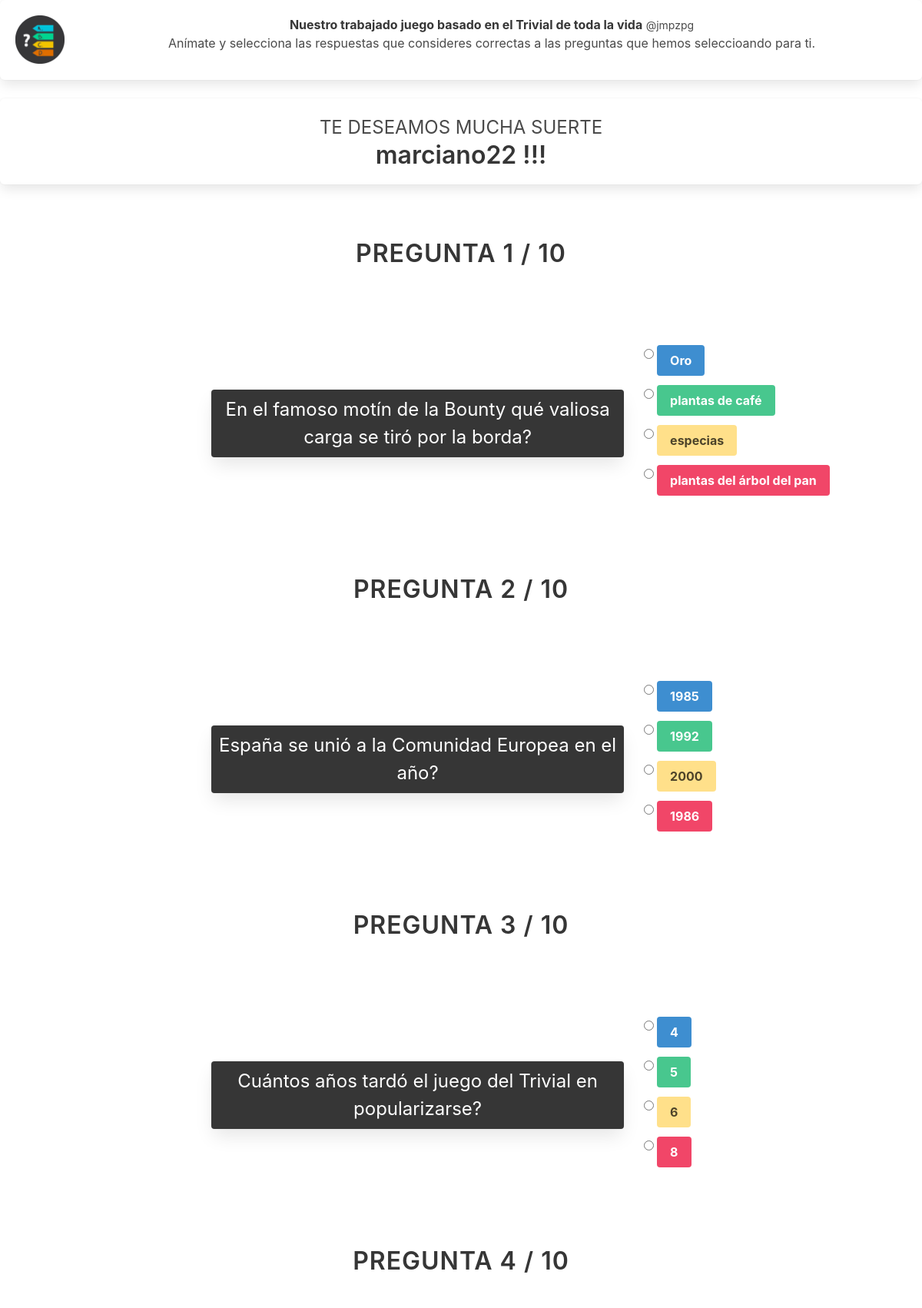
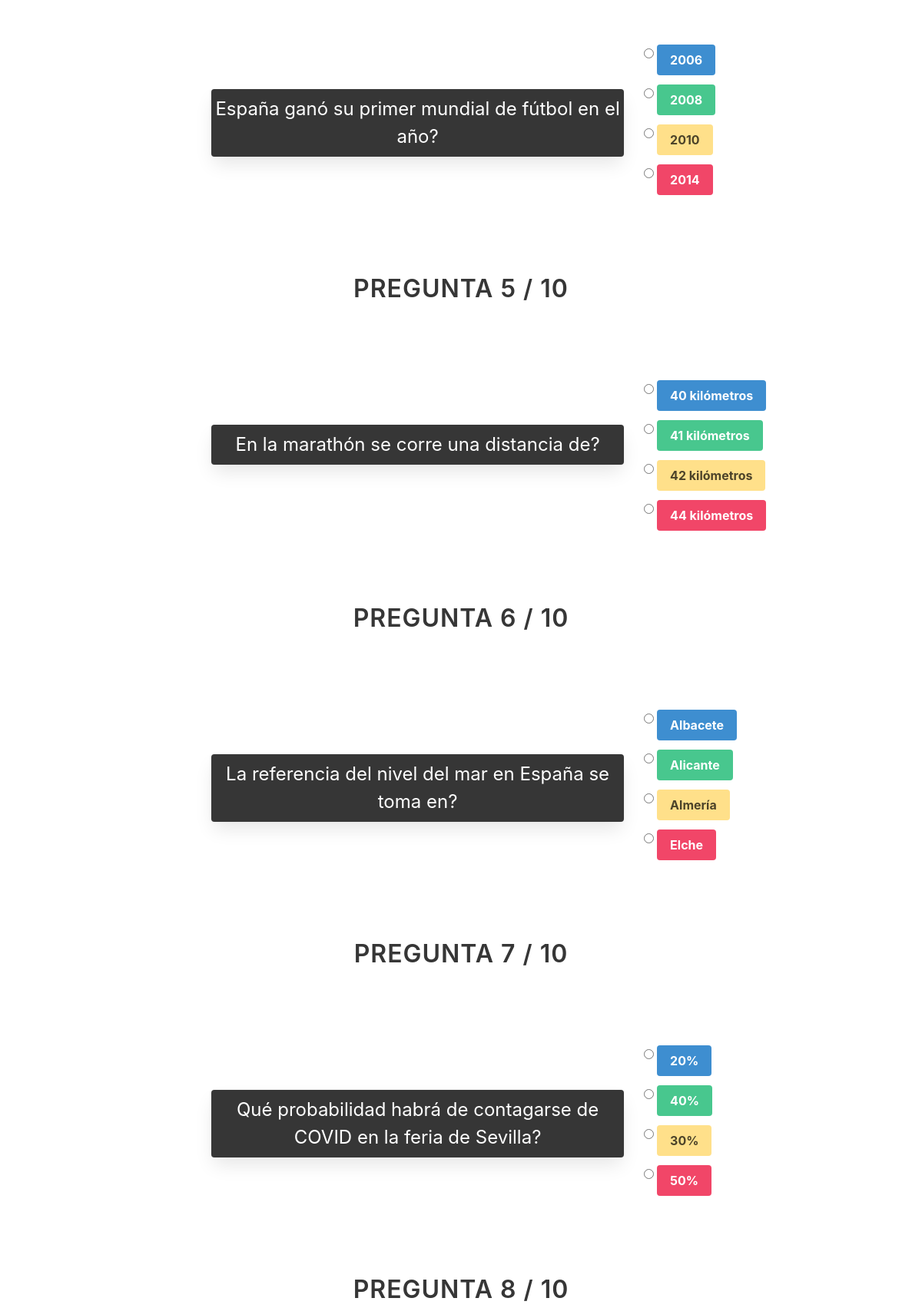
The app's page /jugar/marciano22 (upper part) with its own data (2 pictures, top to bottom).
### tables this page shows
CREATE TABLE Jugador (id integer primary key, nombre text not null unique, resultado integer default 0, total_puntos integer default 0);

CREATE TABLE Pregunta (id integer primary key, 
            cuerpo text not null unique, 
            tematica_id integer not null, 
            dificultad_id integer not null,
            foreign key (tematica_id) references Tematica (tematica_id),
            foreign key (dificultad_id) references Dificultad (dificultad_id));

CREATE TABLE Respuesta (id integer primary key, 
            cuerpo text not null, 
            correcta integer default 0, 
            pregunta_id integer not null,
            foreign key (pregunta_id) references Pregunta (pregunta_id));

### trivial_11.py (the view)
@route('/jugar/<jugador>')
@jinja2_view('home.html')
def juego(jugador):
    bd = Sqlite('trivial_sqlite.db')
    l_tupla_jug = bd.leer_tabla_condicion('Jugador','nombre',jugador)
    t_id = l_tupla_jug[0][0]
    t_nombre = l_tupla_jug[0][1]
    t_resultado = l_tupla_jug[0][2]
    t_total_puntos = l_tupla_jug[0][3]
    dic_jug['player_act'] = Jugador(t_nombre, t_resultado, t_total_puntos, t_id)
    partida_actual.jugadores = dic_jug
    partida_actual.preguntas = tomar_preguntas_aleat_con_sus_resp_de_la_bd()
    datos = {
        'nombre_jug': jugador,
        'preg_aleat_con_resp': partida_actual.preguntas
    }
    return datos

### jugador.py (called while the page is built)
    @property
    def nombre(self):
        return self.__nombre

### modo.py (called while the page is built)
    @property
    def num_preguntas(self):
        return self.__num_preguntas

### partida.py (called while the page is built)
    @jugadores.setter
    def jugadores(self, dic):
        self.__jugadores = dic
        self.__marcadores = self.__inicializar_marcadores()

    @property
    def preguntas(self):
        return self.__col_preguntas

    @preguntas.setter
    def preguntas(self, lista):
        self.__col_preguntas = lista

    def __inicializar_marcadores(self):
        dic_new_marcador = {}
        for jug in self.__jugadores.values():
            dic_new_marcador[jug.nombre] = 0
        return dic_new_marcador

### pregunta.py (called while the page is built)
    @property
    def id(self):
        return self.__id

    @property
    def cuerpo(self):
        return self.__cuerpo

    @property
    def l_obj_respuestas(self):
        return self.__l_obj_respuestas

### respuesta.py (called while the page is built)
    @property
    def id(self):
        return self.__id

    @property
    def cuerpo(self):
        return self.__cuerpo

### sql.py (called while the page is built)
    @property
    def conectar(self):
        try:
            cnx = sqlite3.connect(self.__base_datos)
            return cnx
        except sqlite3.OperationalError as error:
            print("Ocurrió un error: ", error)

    def leer_tabla(self, tabla, aleatorio=0, limit=0):
        try:
            if aleatorio and not limit:
                consulta = "select * from {0} order by random()".format(tabla)
            elif aleatorio and limit:
                consulta = "select * from {0} order by random() limit {1}".format(tabla, limit)
            elif not aleatorio and limit:
                consulta = "select * from {0} limit {1}".format(tabla, limit)
            else:
                consulta = "select * from {0}".format(tabla)
            cnx = self.conectar
            cursor = cnx.cursor()
            cursor.execute(consulta)
            resultado = cursor.fetchall()
            return resultado
        except sqlite3.OperationalError as error:
            print("Ocurrió un error: ", error)

### templates/home.html (shortened to what this page needs)
<!DOCTYPE html>
<html lang="en">
<head>
    <link rel="stylesheet" href="../static/css/bulma.css">
    <link rel="stylesheet" href="../static/css/estilos.css">
</head>
<body>
    <div class="box">
      <article class="media">
        <div class="media-left">
          <figure class="image is-64x64">
            <img src="../static/icons/logo_trivial.png" alt="Image">
          </figure>
        </div>
        <div class="media-content">
          <div class="content">
            <p>
              <strong>Nuestro trabajado juego basado en el Trivial de toda la vida</strong> <small>@jmpzpg</small>
              <br>
               Anímate y selecciona las respuestas que consideres correctas a las preguntas que hemos seleccioando para ti.
            </p>
          </div>
        </div>
      </article>
    </div>
    <div class="box box-color">
        <p>
            <h2>Te deseamos mucha suerte</h2>
        </p>
        <h1 class="title">{{ nombre_jug }}  !!!</h1>
    </div>
    <form action="/correccion" class="formulario" method="post">
        {% for obj_preg in preg_aleat_con_resp %}
        <section class="section">
            <div class="container">
                <div class="heading">
                <h1 class="title">pregunta  {{loop.index}} / 10</h1>
                </div>
            </div>
        </section>
        <section class="section">
            <div class="columns is-multiline">
                <div class="column is-half is-offset-one-fifth">
                    <div class="block">
                        <div class="block box notification is-dark">
                            {{ obj_preg.cuerpo }}
                        </div>
                    </div>
                </div>
                <div class="column is-narrow">
                    {% for obj_resp in obj_preg.l_obj_respuestas %}
                    <div class="field" style="text-align: left;">
                        <div class="control">
                            {% set indice = loop.index %}
                            <input class="is-checkradio has-background-color is-info" id="resp_{{obj_resp.id}}" type="radio" name="{{ obj_preg.id }}" value="{{obj_resp.id}}" required>
                            {% if indice == 1 %}
                            <label class="button is-info" for="resp_{{obj_resp.id}}">
                              <strong>{{ obj_resp.cuerpo }}</strong>
                            </label>
                            {% endif %}
                            {% if indice == 2 %}
                            <label class="button is-success" for="resp_{{obj_resp.id}}">
                                <strong>{{ obj_resp.cuerpo }}</strong>
                            </label>
                            {% endif %}
                            {% if indice == 3 %}
                            <label class="button is-warning" for="resp_{{obj_resp.id}}">
                                <strong>{{ obj_resp.cuerpo }}</strong>
                            </label>
                            {% endif %}
                            {% if indice == 4 %}
                            <label class="button is-danger" for="resp_{{obj_resp.id}}">
                                <strong>{{ obj_resp.cuerpo }}</strong>
                            </label>
                            {% endif %}
                        </div>
                    </div>
                    {% endfor %}
                </div>
            </div>
        </section>
        {% endfor %}
    </form>
    <br>
    <br>
</body>
</html>

### records on screen
Jugador: nombre "marciano22"
Pregunta: cuerpo "En el famoso motín de la Bounty qué valiosa carga se tiró por la borda?"
Respuesta: cuerpo "Oro"
Respuesta: cuerpo "plantas de café"
Respuesta: cuerpo "especias"
Respuesta: cuerpo "plantas del árbol del pan"
Pregunta: cuerpo "España se unió a la Comunidad Europea en el año?"
Respuesta: cuerpo "1985"
Respuesta: cuerpo "1992"
Respuesta: cuerpo "2000"
Respuesta: cuerpo "1986"
Pregunta: cuerpo "Cuántos años tardó el juego del Trivial en popularizarse?", cuerpo "4", cuerpo "5", cuerpo "6", cuerpo "8"
Pregunta: cuerpo "España ganó su primer mundial de fútbol en el año?"
Respuesta: cuerpo "2006"
Respuesta: cuerpo "2008"
Respuesta: cuerpo "2010"
Respuesta: cuerpo "2014"
Pregunta: cuerpo "En la marathón se corre una distancia de?"
Respuesta: cuerpo "40 kilómetros"
Respuesta: cuerpo "41 kilómetros"
Respuesta: cuerpo "42 kilómetros"
Respuesta: cuerpo "44 kilómetros"
Pregunta: cuerpo "La referencia del nivel del mar en España se toma en?"
Respuesta: cuerpo "Albacete"
Respuesta: cuerpo "Alicante"
Respuesta: cuerpo "Almería"
Respuesta: cuerpo "Elche"
Pregunta: cuerpo "Qué probabilidad habrá de contagarse de COVID en la feria de Sevilla?"
Respuesta: cuerpo "20%"
Respuesta: cuerpo "40%"
Respuesta: cuerpo "30%"
Respuesta: cuerpo "50%"
